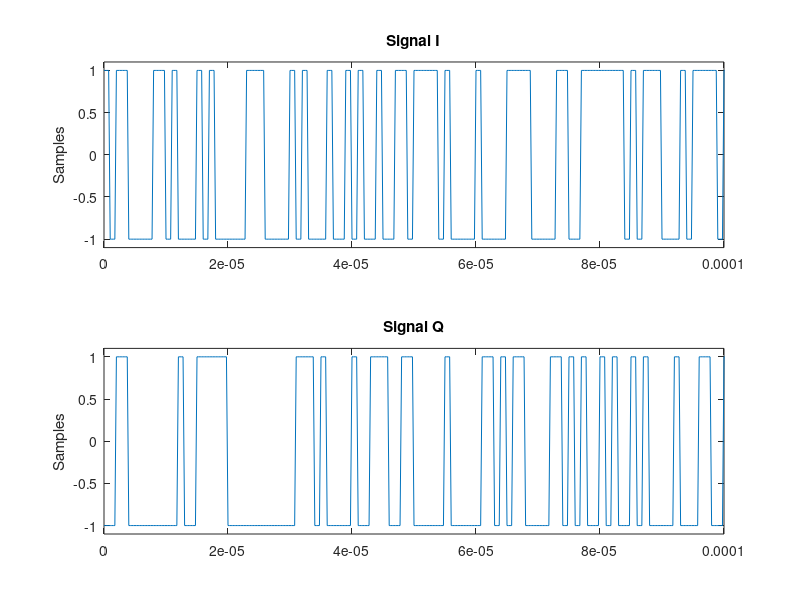
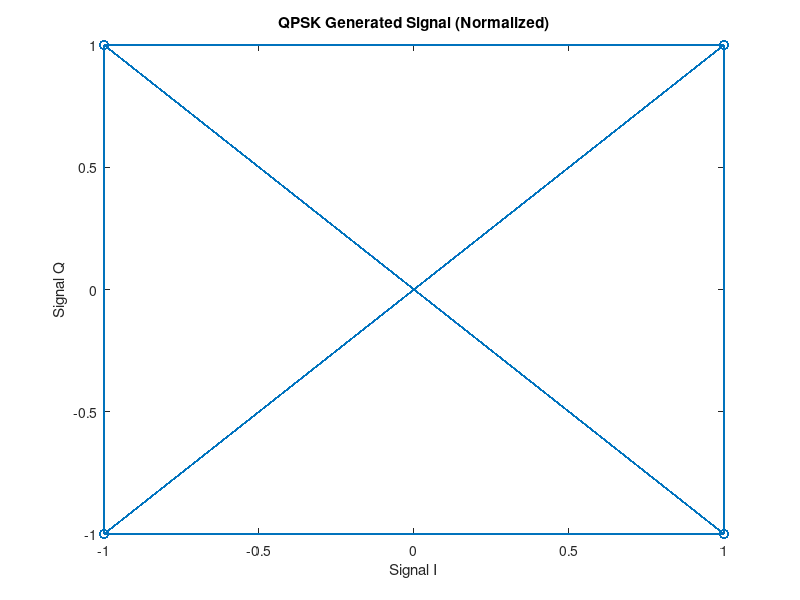
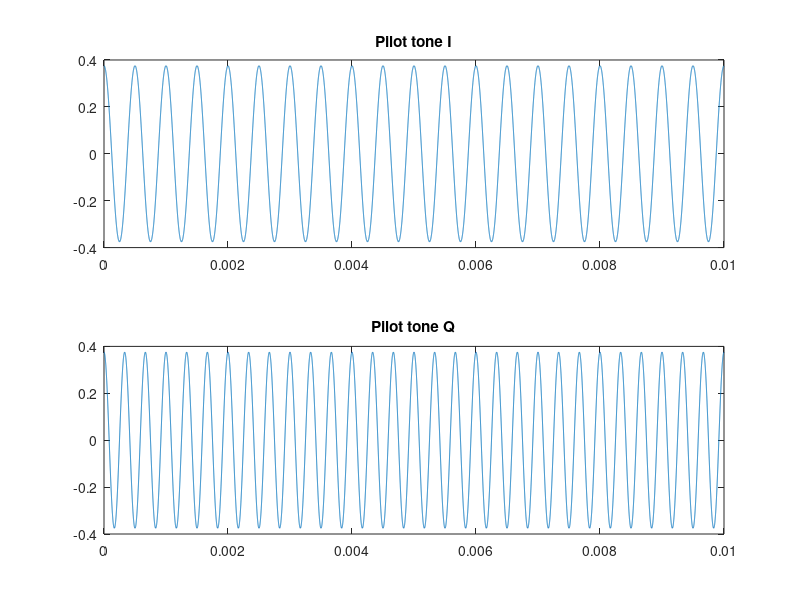
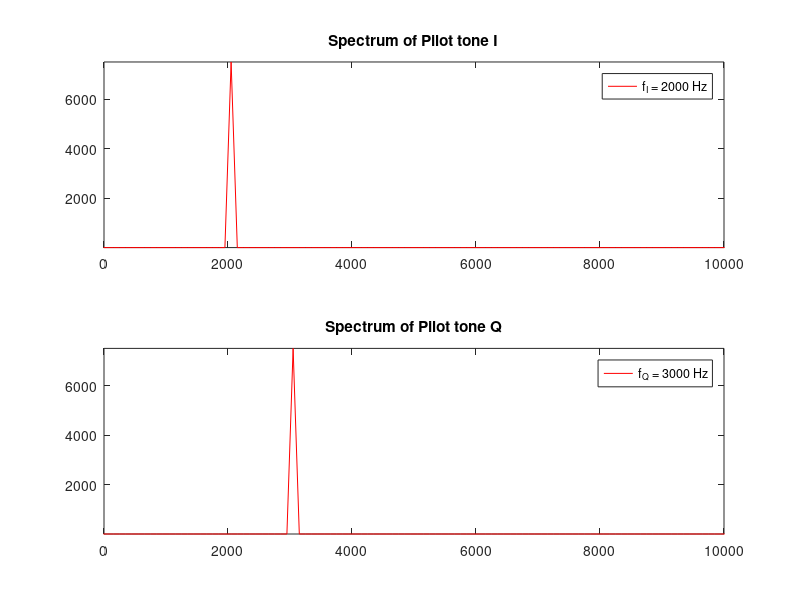

Write MATLAB code to recreate these figures, in order. (Note: this script raises an error after producing the figures.)
%% IQ Modulator Bias Control - Simulator
% Guilherme Paulino
%
% Final Design (TCC)
%
% University of Campinas, UNICAMP. 2017
%
% Version 1.0

%% Initialization
close all; clear all;

%% IQ Modulator Parameters
Vpi.I = 3.75;              % Half-wave voltage, Typ: 3.75 Vpp
Vpi.Q = 3.75;
Vpi.P = 3.75;
IL = 0;                 % Insertion Loss,  Typ: 8.5 dB
ER_I = 10^( 30 /10);    % Extinction Ratio, Typ: 30 dB
ER_Q = 10^( 30 /10);

% Signal parameters
SymbolRate = 1e6;                           % 1 MHz
SamplePerSymbol = 4;
SampleRate = SymbolRate*SamplePerSymbol;    % 4 MSa/s
FrequencyResolution = 1e2;                  % 100 Hz
L = SampleRate/FrequencyResolution;         % vector length

% Time/Frequency domain vectors
time = 0 : 1/(SampleRate-1) : (1/FrequencyResolution);
frequency = linspace(-0.5,0.5,L)*SampleRate;

%% PRBS Signal Generation
% * upsample(X,N) upsamples input signal X by inserting
%     N-1 zeros between input samples.  X may be a vector
%     or a signal matrix (one signal per column).
% * Signum function: For each element of X, sign(X) returns 1
%     if the element is greater than zero, 0 if it equals zero
%     and -1 if it is less than zero.
%     For the nonzero elements of complex X, sign(X) = X ./ ABS(X).
% * randn Normally distributed pseudorandom numbers.
%     R = randn(N) returns an N-by-N matrix containing pseudorandom
%     values drawn from the standard normal distribution.
%     randn(M,N) or randn([M,N]) returns an M-by-N matrix. randn(M,N,P,...)
%     or randn([M,N,P,...]) returns an M-by-N-by-P-by-... array.
%     randn returns a scalar.  randn(SIZE(A)) returns an array the
%     same size as A.
%
Symbol_L = L/SamplePerSymbol; % Symbol length
% Signal Generation
% Pseudorandom binary sequence (PRBS), in format Non-return-to-zero (NRZ),
% After up converter (Sample Rate = 4 * Symbol Rate)
PRBS_I = upsample(sign(randn(1, Symbol_L)), SamplePerSymbol);
PRBS_Q = upsample(sign(randn(1, Symbol_L)), SamplePerSymbol);
Signal_I = zeros(1,L);
Signal_Q = zeros(1,L);
for i=0:(SamplePerSymbol-1)
    Signal_I = Signal_I + circshift(PRBS_I,[0 i]);
    Signal_Q = Signal_Q + circshift(PRBS_Q,[0 i]);
end

figure,
subplot(211),plot(time,Signal_I)
title('Signal I'), ylabel('Samples'), axis([0 1e2/SymbolRate -1.1 1.1])
subplot(212),plot(time,Signal_Q)
title('Signal Q'), ylabel('Samples'), axis([0 1e2/SymbolRate -1.1 1.1])

figure('Position',[618 412 300 280]),
plot(Signal_I, Signal_Q, 'o-' ), xlabel('Signal I'), ylabel('Signal Q')
title('QPSK Generated Signal (Normalized)')

%% Pilot Tone Generation
%
% $$V_{pilot\ tone} = \frac{V_{pp}}{2}V_{\pi}\cos(2 \pi f t + \theta)$$
%
% * fftshift Shift zero-frequency component to center of spectrum.

f_I = 2e3; % 2 kHz
f_Q = 3e3; % 3 kHz
f_P = 0e3; % no tone applied

theta_I = 0; % initial tone phase
theta_Q = 0;
theta_P = 0;

Vpp_I = 0.2; % tone amplitude (peak-to-peak)
Vpp_Q = 0.2;
Vpp_P = 0.0;

tone.I = (Vpp_I/2)*Vpi.I*cos(2*pi*f_I*time + theta_I); % signal
tone.Q = (Vpp_Q/2)*Vpi.Q*cos(2*pi*f_Q*time + theta_Q);
tone.P = (Vpp_P/2)*Vpi.P*cos(2*pi*f_P*time + theta_P);

figure,
subplot(211), plot(time,tone.I)
title('Pilot tone I')
subplot(212), plot(time,tone.Q)
title('Pilot tone Q')
figure,
subplot(211), plot(frequency,abs(fftshift(fft(tone.I))),'r')
title('Spectrum of Pilot tone I'), axis([0 1e4 -inf inf])
legend(['f_I = ' num2str(f_I) ' Hz'])
subplot(212), plot(frequency,abs(fftshift(fft(tone.Q))),'r')
title('Spectrum of Pilot tone Q'), axis([0 1e4 -inf inf])
legend(['f_Q = ' num2str(f_Q) ' Hz'])


%% Generate RF Signal
Noise.I = 10^( -10 /10) * randn(1, L); % Noise pattern -10 dB
Noise.Q = 10^( -10 /10) * randn(1, L);

RF.I = 1 * Vpi.I * Signal_I + Noise.I; % RF Signal
RF.Q = 1 * Vpi.Q * Signal_Q + Noise.Q;

figure('Position',[618 412 300 280]),
plot(RF.I, RF.Q, '.' ), xlabel('Samples')
title('RF Generated Signal')

%% Mach-Zehnder Modulator: Model 1
% Single ended RF; dual drive bias; same Vpi for RF and bias;
% ER infinite
%
% $$ E_{OUT} = E_{IN}\cos[(RF + tone + bias)\frac{\pi}{2 V_{\pi}}] $$

mzm1 = @(E_in, RF, tone, bias, Vpi) E_in * (cos((RF + tone + bias) * pi/(2*Vpi)));

%% Model 2
% Single ended RF; dual drive bias; same Vpi for RF and bias;
% ER finite
%
% $$ E_{OUT} = E_{IN}\{\cos[(RF + tone +
%   bias)\frac{\pi}{2V_{\pi}}]+i \sqrt{ \frac{1}{ER} } \sin[(RF + tone +
%   bias)\frac{\pi}{2V_{\pi}}]\} $$

mzm2 = @(E_in, RF, tone, bias, Vpi, ER) E_in * (cos((RF + tone + bias) * pi/(2*Vpi)) + ...
    1i*sqrt(1/ER)*sin((RF + tone + bias)*pi/(2*Vpi)));

%% Quadrature Function
% $$ E_{out,Q} = E_{out} \exp[(bias.P + tone.P)\frac{i \pi}{V_{\pi,P}}] $$

quad = @(E_OUT, bias, tone) exp(1i*((bias + tone)*pi)./Vpi.P) .* E_OUT;

%% QPSK Modulation: Model 1
% RF data and Pilot Tones applied
E_IN = 1; % Magnitude of the input field, V/m

% Bias Voltage Point
bias.I = 1.0   * Vpi.I; % Optimized for QPSK Modulation
bias.Q = 1.0   * Vpi.Q;
bias.P = 0.5 * Vpi.P;

E_OUT_I = mzm1(E_IN, RF.I, tone.I, bias.I, Vpi.I);
E_OUT_Q = mzm1(E_IN, RF.Q, tone.Q, bias.Q, Vpi.Q);
E_OUT_IQ = E_OUT_I + quad(E_OUT_Q, bias.P, tone.P);

figure('Position',[618 412 300 280]),
plot(E_OUT_IQ, '.'), xlabel('Real part'), ylabel('Imaginary part')
title('QPSK Optical Signal - Model 1'), axis([-1.5 1.5 -1.5 1.5])

%% Extinction Ratio
figure('Position',[488 342 560 280]),
ER_I = 10^( 10 /10); % Low Extinction Ratio
E_OUT_I = mzm2(E_IN, RF.I, tone.I, bias.I, Vpi.I, ER_I);
subplot(121)
plot(E_OUT_I, 'o'), ylim([-0.2 0.2])
title('Lower Extinction Ratio'), ylabel('Polarization phase'), xlabel('E field magnitude')
legend('ER = 10 dB')

ER_I = 10^( 30 /10); % Extinction Ratio, Typ: 30 dB, higher is better
E_OUT_I = mzm2(E_IN, RF.I, tone.I, bias.I, Vpi.I, ER_I);
subplot(122)
plot(E_OUT_I, 'o'), ylim([-0.2 0.2])
title('Higher Extinction Ratio'), ylabel('Polarization phase'), xlabel('E field magnitude')
legend('ER = 30 dB')

%% QPSK Modulation, Model 2
% RF data and Pilot Tones applied, considering Extinction Ratio
E_IN = 1; % Magnitude of the input field

% Bias Voltage Point
bias.I = 1.0   * Vpi.I; % Optimized for QPSK Modulation
bias.Q = 1.0   * Vpi.Q;
bias.P = 0.5 * Vpi.P;

ER_I = 10^( 20 /10); % Extinction Ratio, Typ: 30 dB, higher is better
ER_Q = 10^( 20 /10); %                   Min: 20 dB

E_OUT_I = mzm2(E_IN, RF.I, tone.I, bias.I, Vpi.I, ER_I);
E_OUT_Q = mzm2(E_IN, RF.Q, tone.Q, bias.Q, Vpi.Q, ER_Q);

E_OUT_IQ = E_OUT_I + quad(E_OUT_Q, bias.P, tone.P);

figure('Position',[618 412 300 280]),
plot(E_OUT_IQ, '.'), xlabel('Real part'), ylabel('Imaginary part')
title('QPSK Optical Signal - Model 2')
axis([-1.5 1.5 -1.5 1.5])

%% Photodetector - Average optical power
PD.Var = 10^(-60/10); % -50 dB of Noise floor
PD.R = 0.95;     % Responsivity
PD_Power = PD.R*abs(E_OUT_IQ).^2;
PD_Noise_floor = PD.Var*randn(size(E_OUT_IQ));

%% Heater Transfer Function
paramFilt.SampleRate = SampleRate;
paramFilt.BW = 1e4;
paramFilt.freq_central = 0;
paramFilt.order = 1;
paramFilt.gain = 1;
paramFilt.plot_flag = false;
PD_Signal = custom_filter(PD_Power, paramFilt) + PD_Noise_floor;
Spectrum_PD_Signal = abs(fftshift(fft(PD_Signal)));

figure('Position',[384 442 800 320]),
subplot(121),plot(time,PD_Signal)
title('Photodectector Received Signal'), xlabel('Samples')
subplot(122),plot(frequency,10*log10(Spectrum_PD_Signal),'k')
title('Photodectector Received Signal'), axis([0 2e4 -60 Inf])
xlabel('Frequency'), ylabel('Power Spectral Density')

%% Pilot Tone: Ideal case
% Where all the Bias points are optimized.
plot_pilot_tones

%% SWEEP Bias Points P/I/Q
%% Sweep Quadrature Phase of QPSK Map
sweep_P
plot_sweep_phase_qpsk_map

%% Sweep IQ
sweep_I
sweep_Q

plot_quad_IQ
plot_quad_IQ_beating

%%
